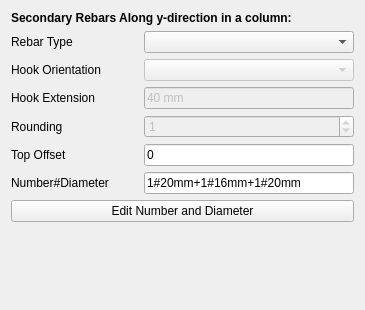
<?xml version="1.0" encoding="UTF-8"?>
<ui version="4.0">
 <class>SecYDirRebarsWidget</class>
 <widget class="QWidget" name="SecYDirRebarsWidget">
  <property name="enabled">
   <bool>true</bool>
  </property>
  <property name="geometry">
   <rect>
    <x>0</x>
    <y>0</y>
    <width>363</width>
    <height>310</height>
   </rect>
  </property>
  <property name="windowTitle">
   <string>Form</string>
  </property>
  <layout class="QGridLayout" name="gridLayout">
   <item row="6" column="1">
    <widget class="Gui::PrefLineEdit" name="numberDiameter">
     <property name="enabled">
      <bool>true</bool>
     </property>
     <property name="minimumSize">
      <size>
       <width>210</width>
       <height>0</height>
      </size>
     </property>
     <property name="focusPolicy">
      <enum>Qt::StrongFocus</enum>
     </property>
     <property name="text">
      <string>1#20mm+1#16mm+1#20mm</string>
     </property>
    </widget>
   </item>
   <item row="5" column="0">
    <widget class="QLabel" name="ydir_rebars_topOffsetLabel">
     <property name="text">
      <string>Top Offset</string>
     </property>
    </widget>
   </item>
   <item row="2" column="1">
    <widget class="Gui::PrefComboBox" name="ydir_rebars_hookOrientation">
     <property name="enabled">
      <bool>false</bool>
     </property>
    </widget>
   </item>
   <item row="7" column="0" colspan="2">
    <widget class="QPushButton" name="ydir_rebars_editNumberDiameter">
     <property name="text">
      <string>Edit Number and Diameter</string>
     </property>
    </widget>
   </item>
   <item row="3" column="1">
    <widget class="Gui::InputField" name="ydir_rebars_hookExtension">
     <property name="enabled">
      <bool>false</bool>
     </property>
     <property name="text">
      <string>40 mm</string>
     </property>
     <property name="minimum" stdset="0">
      <double>10.000000000000000</double>
     </property>
     <property name="unit" stdset="0">
      <string notr="true">mm</string>
     </property>
     <property name="quantity" stdset="0">
      <double>40.000000000000000</double>
     </property>
    </widget>
   </item>
   <item row="8" column="0" colspan="2">
    <spacer name="verticalSpacer">
     <property name="orientation">
      <enum>Qt::Vertical</enum>
     </property>
     <property name="sizeHint" stdset="0">
      <size>
       <width>20</width>
       <height>40</height>
      </size>
     </property>
    </spacer>
   </item>
   <item row="1" column="1">
    <widget class="Gui::PrefComboBox" name="ydir_rebars_type">
     <property name="prefEntry" stdset="0">
      <cstring></cstring>
     </property>
     <property name="prefPath" stdset="0">
      <cstring></cstring>
     </property>
    </widget>
   </item>
   <item row="4" column="0">
    <widget class="QLabel" name="ydir_rebars_roundingLabel">
     <property name="text">
      <string>Rounding</string>
     </property>
    </widget>
   </item>
   <item row="3" column="0">
    <widget class="QLabel" name="ydir_rebars_hookExtensionLabel">
     <property name="text">
      <string>Hook Extension</string>
     </property>
    </widget>
   </item>
   <item row="2" column="0">
    <widget class="QLabel" name="ydir_rebars_hookOrientationLabel">
     <property name="sizePolicy">
      <sizepolicy hsizetype="Fixed" vsizetype="Preferred">
       <horstretch>0</horstretch>
       <verstretch>0</verstretch>
      </sizepolicy>
     </property>
     <property name="minimumSize">
      <size>
       <width>127</width>
       <height>0</height>
      </size>
     </property>
     <property name="text">
      <string>Hook Orientation</string>
     </property>
    </widget>
   </item>
   <item row="0" column="0" colspan="2">
    <widget class="QLabel" name="ydir_rebars_heading">
     <property name="font">
      <font>
       <weight>75</weight>
       <bold>true</bold>
      </font>
     </property>
     <property name="text">
      <string>Secondary Rebars Along y-direction in a column:</string>
     </property>
    </widget>
   </item>
   <item row="4" column="1">
    <widget class="Gui::PrefSpinBox" name="ydir_rebars_rounding">
     <property name="enabled">
      <bool>false</bool>
     </property>
     <property name="value">
      <number>1</number>
     </property>
    </widget>
   </item>
   <item row="1" column="0">
    <widget class="QLabel" name="ydir_rebars_typeLabel">
     <property name="text">
      <string>Rebar Type</string>
     </property>
    </widget>
   </item>
   <item row="5" column="1">
    <widget class="Gui::InputField" name="ydir_rebars_topOffset">
     <property name="text">
      <string>0 </string>
     </property>
     <property name="unit" stdset="0">
      <string notr="true"/>
     </property>
    </widget>
   </item>
   <item row="6" column="0">
    <widget class="QLabel" name="numberDiameterLabel">
     <property name="text">
      <string>Number#Diameter</string>
     </property>
    </widget>
   </item>
  </layout>
 </widget>
 <customwidgets>
  <customwidget>
   <class>Gui::InputField</class>
   <extends>QLineEdit</extends>
   <header>Gui/InputField.h</header>
  </customwidget>
  <customwidget>
   <class>Gui::PrefSpinBox</class>
   <extends>QSpinBox</extends>
   <header>Gui/PrefWidgets.h</header>
  </customwidget>
  <customwidget>
   <class>Gui::PrefComboBox</class>
   <extends>QComboBox</extends>
   <header>Gui/PrefWidgets.h</header>
  </customwidget>
  <customwidget>
   <class>Gui::PrefLineEdit</class>
   <extends>QLineEdit</extends>
   <header>Gui/PrefWidgets.h</header>
  </customwidget>
 </customwidgets>
 <tabstops>
  <tabstop>ydir_rebars_type</tabstop>
  <tabstop>ydir_rebars_hookOrientation</tabstop>
  <tabstop>ydir_rebars_hookExtension</tabstop>
  <tabstop>ydir_rebars_rounding</tabstop>
  <tabstop>ydir_rebars_topOffset</tabstop>
  <tabstop>numberDiameter</tabstop>
  <tabstop>ydir_rebars_editNumberDiameter</tabstop>
 </tabstops>
 <resources/>
 <connections/>
</ui>
